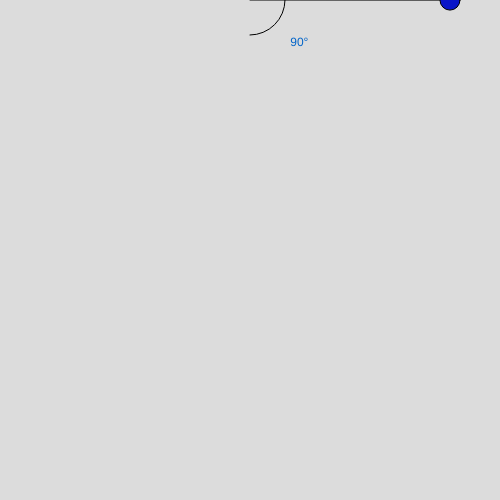
Frame 1 (no input)
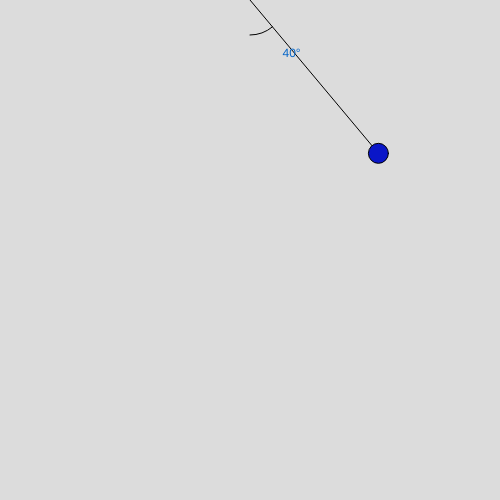
Frame 60 (no input)
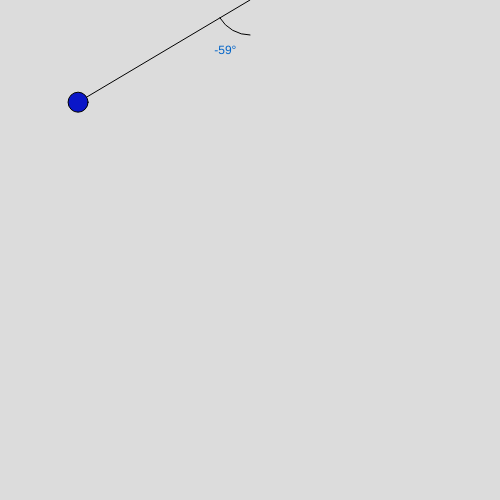
Frame 120 (the mouse pressed at the canvas centre since frame 60)

The p5.js sketch that drew these frames (run headless with seeded random() and noise() and a simulated clock; from frame 60 on, the mouse is pressed at the canvas centre):

// p5.js sketch
// ── sketch.js

largura_tela = 500
altura_tela = 500
var g = 9.8
var t = 0;
var dt =  0.1;



yp = largura_tela/2

class pendulo {
  
    constructor(l,theta0,w) {
      this.l = l;
      this.theta0 = theta0;
      this.theta = theta0;
      this.w = w;
      
    
      
      
  }
  
    iterar(t){
      this.w = this.w -(g/this.l)*sin(this.theta)*dt;
      this.theta = this.theta+this.w*dt;
    
      return t+dt;
      
    }
  
    desenhar(){
      
      line(largura_tela/2, 0 ,largura_tela/2+this.l*sin(this.theta),this.l*cos(this.theta))
      fill(10,22,200)
      circle(largura_tela/2+this.l*sin(this.theta),this.l*cos(this.theta),this.l/10)
      noFill()
      var v_theta = [Math.PI/2-this.theta,Math.PI/2]
      var theta_min;
      var theta_max;
      var desvio;
      if(this.theta>0){
        theta_min = v_theta[0] 
        theta_max = v_theta[1]
        desvio = 25
      }else{
        theta_min = v_theta[1]
        theta_max = v_theta[0]
        desvio = -25
      }
      
     arc(largura_tela/2,0,70,70,theta_min,theta_max)
     
        
      
      fill(2,100,200)
      text((this.theta*(360/(2*Math.PI))).toFixed(0)+"°",largura_tela/2 +desvio+0.1*this.l*sin(0.55*this.theta),0.3*this.l*cos(0.45*this.theta))
    }

}



function setup() {
  createCanvas(largura_tela, altura_tela);
}

var p = new pendulo(200,Math.PI/2,0);


function draw(){
  
  background(220);
  
    
  t = p.iterar(t);
  p.desenhar();
  
  
}
